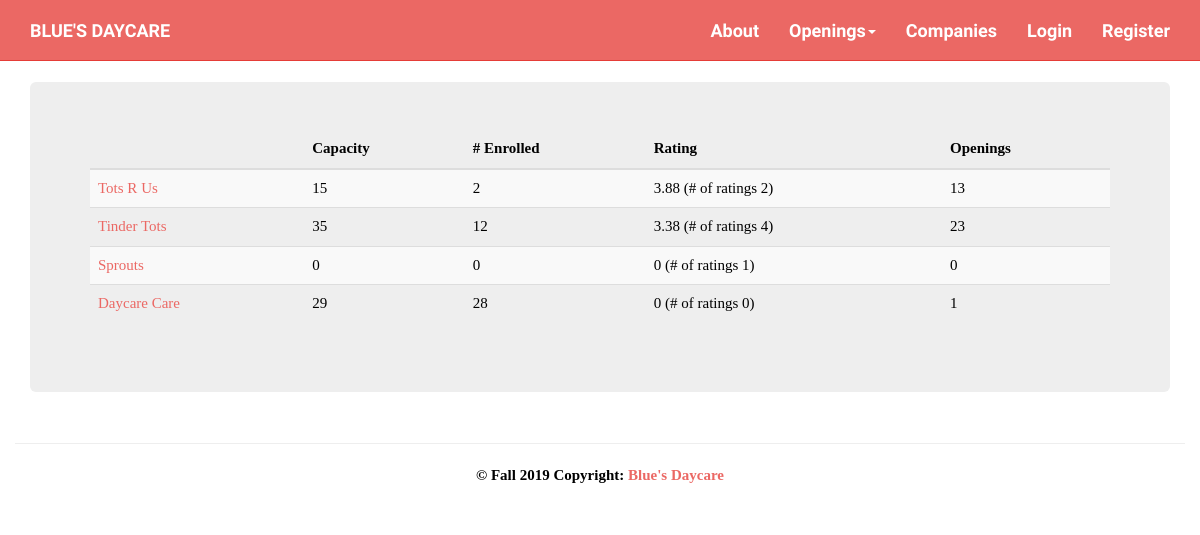
Page /index.php?action=viewCompanies on the earlier database version.
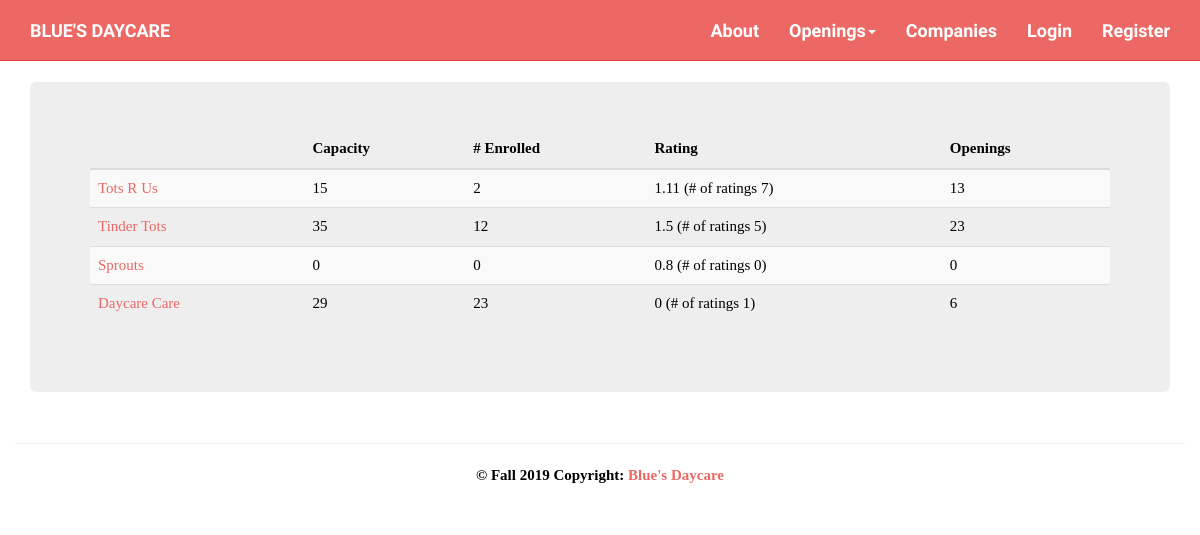
Same page on the later database version.
### tables this page shows
CREATE TABLE `company` (
  `companyID` int(11) NOT NULL,
  `companyName` varchar(100) NOT NULL,
  `employeeCount` int(11) NOT NULL DEFAULT '1',
  `childCapacity` int(11) NOT NULL DEFAULT '0',
  `childrenEnrolled` int(11) NOT NULL DEFAULT '0',
  `overallRating` float DEFAULT '0',
  `ownerID` int(11) NOT NULL,
  `companyImage` varchar(50) DEFAULT 'images/default-company.jpg'
);

CREATE TABLE `user` (
  `id` int(11) NOT NULL,
  `fName` varchar(50) NOT NULL,
  `lName` varchar(50) NOT NULL,
  `email` varchar(50) NOT NULL,
  `uName` varchar(50) DEFAULT NULL,
  `pWord` varchar(120) DEFAULT NULL,
  `image` varchar(100) DEFAULT 'images/default.jpg',
  `roleID` int(11) DEFAULT NULL,
  `Restricted` int(1) NOT NULL
);

### models/company_db.php (called while the page is built, shortened)
<?php
class company_db {
    public static function select_all() {
        $db = Database::getDB();
        $queryUsers = 'SELECT * FROM company';
        $statement = $db->prepare($queryUsers);
        $statement->execute();
        $rows = $statement->fetchAll();
        foreach ($rows as $value) {
            $owner = user_db::get_user_by_id($value['ownerID']);
            $company = new company($value['companyID'], $value['companyName'], $value['employeeCount'], $value['childCapacity'], $value['childrenEnrolled'], $value['overallRating'], $owner, $value['companyImage']);
            $companies[]=$company;
        }
        return $companies;
    }
}

### models/user_db.php (called while the page is built, shortened)
<?php
class user_db {
    public static function get_user_by_id($id) {
        $db = Database::getDB();
        $query = 'SELECT *
              FROM user
              WHERE ID= :id';
        $statement = $db->prepare($query);
        $statement->bindValue(':id', $id);
        $statement->execute();
        $value = $statement->fetch();
        $userRole = role_db::get_role_by_id($value['roleID']);
        $users = new user($value['id'], $value['fName'], $value['lName'], $value['email'], $value['uName'], $value['pWord'], $value['image'], $userRole, $value['Restricted']);
        return $users;
    }
}

### models/role_db.php (called while the page is built, shortened)
<?php
class role_db {
    public static function get_role_by_id($id) {
        $db = Database::getDB();
        $query = 'SELECT *
              FROM role
              WHERE ID= :id';
        $statement = $db->prepare($query);
        $statement->bindValue(':id', $id);
        $statement->execute();
        $value = $statement->fetch();
        $role = new role($value['id'], $value['type']);
        return $role;
    }
}

### models/company.php (called while the page is built, shortened)
<?php
class company {
    private $ID, $companyName, $employeeCount, $childCapacity, $childrenEnrolled, $overallRating, $ownerID, $image, $ratingsCount;
    function __construct($ID, $companyName, $employeeCount, $childCapacity, $childrenEnrolled, $overallRating, user $ownerID = null, $image) {
        $this->ID = $ID;
        $this->companyName = $companyName;
        $this->childCapacity = $childCapacity;
        $this->childrenEnrolled = $childrenEnrolled;
        $this->overallRating = $overallRating;
    }
    function getRatingsCount() {
        return $this->ratingsCount;
    }
    function setRatingsCount($ratingsCount) {
        $this->ratingsCount = $ratingsCount;
    }
    function getID() {
        return $this->ID;
    }
    function getCompanyName() {
        return $this->companyName;
    }
    function getChildCapacity() {
        return $this->childCapacity;
    }
    function getChildrenEnrolled() {
        return $this->childrenEnrolled;
    }
    function getOverallRating(){
        return $this->overallRating;
    }
}

### models/feedback_db.php (called while the page is built, shortened)
<?php
class feedback_db {
    public static function getCompanyReviewCount($companyID){
        $db = Database::getDB();
        $query = 'select count(companyID) as count '
                . 'from companyfeedback '
                . 'where companyID = :companyID';
        try {
            $statement = $db->prepare($query);
            $statement->bindValue(':companyID', $companyID);
            $statement->execute();
            $value = $statement->fetch();
            $count = $value['count'];
            return $count;
        } catch (PDOException $e) {
            $error_message = $e->getMessage();
            display_db_error($error_message);
        }
    }
}

### views/allCompanies.php (the view, shortened to what this page needs)
<!DOCTYPE html>
<html lang="en">
    <head>
        <?php include ('css/css.php'); ?>
    </head>
    <body>
        <?php include('nav.php') ?>
        <div class="container">
            <br>
            <div class="jumbotron">
                <table class="table table-striped table-hover">
  <thead>
    <tr>
      <th scope="col"></th>
      <th scope="col">Capacity</th>
      <th scope="col"># Enrolled</th>
      <th scope="col">Rating</th>
      <th scope="col">Openings</th>
    </tr>
  </thead>
  <tbody>
      <?php foreach ($companies as $c) : ?>
      <tr>
          <td><a href="index.php?action=viewCompanyProfileUser&amp;id=<?php echo $c->getID(); ?>"><?php echo $c->getCompanyName(); ?></a></td>
          <td><?php echo $c->getChildCapacity(); ?></td>
          <td><?php echo $c->getChildrenEnrolled(); ?></td>
          <td><?php echo $c->getOverallRating(); ?><span> (# of ratings <?php echo $c->getRatingsCount(); ?>)</span></td>
          <td><?php echo $c->getChildCapacity()- $c->getChildrenEnrolled(); ?></td>
      </tr>
      <?php endforeach; ?>
  </tbody>
                </table>
        </div>
        </div>
        <?php include ('footer.php'); ?>
    </body>
</html>

### index.php (shortened to what this page needs)
<?php
require_once 'models/role_db.php';
require_once 'models/user_db.php';
require_once 'models/company_db.php';
require_once 'models/company.php';
require_once 'models/feedback_db.php';
$action = filter_input(INPUT_POST, 'action');
if ($action === null) {
    $action = filter_input(INPUT_GET, 'action');
}
switch ($action) {
    case 'viewCompanies':
        $companies = company_db::select_all();
        $companyID = companyApproval_db::getUnapprovedCompanyIDs();
        foreach ($companies as $key => $value) {
            $ratingsCount = feedback_db::getCompanyReviewCount($value->getID());
            $value->setRatingsCount($ratingsCount);
            foreach ($companyID as $cID) {
                if ($cID["companyID"] === $value->getID()) {
                    unset($companies[$key]);
                    break;
                }
            }
        }
        include('views/allCompanies.php');
        die();
        break;
}

### css/css.php (shortened to what this page needs)
<link rel="stylesheet" href="css/bootstrap.min.css">
<link rel="stylesheet" href="css/local.css">

### views/nav.php (shortened to what this page needs)
<nav class="navbar navbar-inverse navbar-static-top">
  <div class="container">
    <div class="navbar-header">
      <a class="navbar-brand" href="index.php?action=about">Blue&apos;s Daycare</a>
    </div>
    <div class="collapse navbar-collapse" id="bs-example-navbar-collapse-1">
      <ul class="nav navbar-nav navbar-right">
        <li><a href='index.php?action=about'>About</a></li>
        <li class="dropdown">
          <a
            href="#"
            class="dropdown-toggle"
            data-toggle="dropdown"
            role="button"
            aria-haspopup="true"
            aria-expanded="false"
            >Openings<span class="caret"></span
          ></a>
        </li>
        <li><a href='index.php?action=viewCompanies'>Companies</a></li>
        <?php if (isset($_SESSION['currentUser'])):?>
        <?php if ($_SESSION['currentUser']->getRole()->getType()==="administrator") { ?>
            <li><a href='index.php?action=displayProfile'>Admin Portal</a></li>
       <?php } else {?>
            <li><a href='index.php?action=displayProfile'><span class="glyphicon glyphicon-user"></span>Profile</a></li>
       <?php }?>
        <li><a href='index.php?action=logout'>Logout</a></li>
        <?php else: ?>
        <li><a href='index.php?action=viewLogin'>Login</a></li>
        <li><a href='index.php?action=registration'>Register</a></li>
        <?php endif; ?>
      </ul>
    </div>
  </div>
</nav>

### views/footer.php
<footer class="footer navbar-static-bottom">
   <div class="container-fluid text-center text-md-left">
      <hr class="clearfix w-100 d-md-none pb-3">
  <div class="footer-copyright text-center py-3"><strong>&COPY; Fall 2019 Copyright:
          <a href="index.php?action=about"> Blue&apos;s Daycare</a></strong>
  </div>
  <br>
</footer>

### css/local.css (style rules this page uses)
.navbar { margin-bottom: 0; }
body { color:black; }

Differences in the rows shown:
changed company "Tots R Us": overallRating "3.88" → "1.11"; RatingsCount "2" → "7"
changed company "Tinder Tots": overallRating "3.38" → "1.5"; RatingsCount "4" → "5"
changed company "Sprouts": overallRating "0" → "0.8"; RatingsCount "1" → "0"
changed company "Daycare Care": childrenEnrolled "28" → "23"; RatingsCount "0" → "1"; $c->getChildCapacity()- $c->getChildrenEnrolled() "1" → "6"
